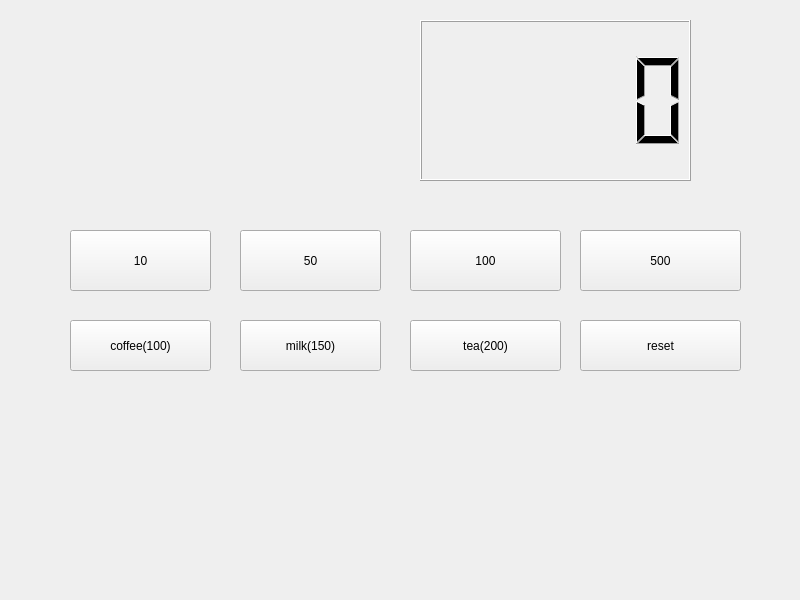
<?xml version="1.0" encoding="UTF-8"?>
<ui version="4.0">
 <class>Widget</class>
 <widget class="QWidget" name="Widget">
  <property name="geometry">
   <rect>
    <x>0</x>
    <y>0</y>
    <width>800</width>
    <height>600</height>
   </rect>
  </property>
  <property name="windowTitle">
   <string>Widget</string>
  </property>
  <widget class="QLCDNumber" name="lcdNumber">
   <property name="geometry">
    <rect>
     <x>420</x>
     <y>20</y>
     <width>271</width>
     <height>161</height>
    </rect>
   </property>
  </widget>
  <widget class="QPushButton" name="pb10">
   <property name="geometry">
    <rect>
     <x>70</x>
     <y>230</y>
     <width>141</width>
     <height>61</height>
    </rect>
   </property>
   <property name="text">
    <string>10</string>
   </property>
  </widget>
  <widget class="QPushButton" name="pb50">
   <property name="geometry">
    <rect>
     <x>240</x>
     <y>230</y>
     <width>141</width>
     <height>61</height>
    </rect>
   </property>
   <property name="text">
    <string>50</string>
   </property>
  </widget>
  <widget class="QPushButton" name="pb100">
   <property name="geometry">
    <rect>
     <x>410</x>
     <y>230</y>
     <width>151</width>
     <height>61</height>
    </rect>
   </property>
   <property name="text">
    <string>100</string>
   </property>
  </widget>
  <widget class="QPushButton" name="pb500">
   <property name="geometry">
    <rect>
     <x>580</x>
     <y>230</y>
     <width>161</width>
     <height>61</height>
    </rect>
   </property>
   <property name="text">
    <string>500</string>
   </property>
  </widget>
  <widget class="QPushButton" name="pbcoffee">
   <property name="enabled">
    <bool>true</bool>
   </property>
   <property name="geometry">
    <rect>
     <x>70</x>
     <y>320</y>
     <width>141</width>
     <height>51</height>
    </rect>
   </property>
   <property name="statusTip">
    <string/>
   </property>
   <property name="text">
    <string>coffee(100)</string>
   </property>
  </widget>
  <widget class="QPushButton" name="pbmilk">
   <property name="enabled">
    <bool>true</bool>
   </property>
   <property name="geometry">
    <rect>
     <x>240</x>
     <y>320</y>
     <width>141</width>
     <height>51</height>
    </rect>
   </property>
   <property name="text">
    <string>milk(150)</string>
   </property>
  </widget>
  <widget class="QPushButton" name="pbtea">
   <property name="enabled">
    <bool>true</bool>
   </property>
   <property name="geometry">
    <rect>
     <x>410</x>
     <y>320</y>
     <width>151</width>
     <height>51</height>
    </rect>
   </property>
   <property name="text">
    <string>tea(200)</string>
   </property>
  </widget>
  <widget class="QPushButton" name="pbreset">
   <property name="enabled">
    <bool>true</bool>
   </property>
   <property name="geometry">
    <rect>
     <x>580</x>
     <y>320</y>
     <width>161</width>
     <height>51</height>
    </rect>
   </property>
   <property name="text">
    <string>reset</string>
   </property>
  </widget>
 </widget>
 <resources/>
 <connections/>
</ui>
